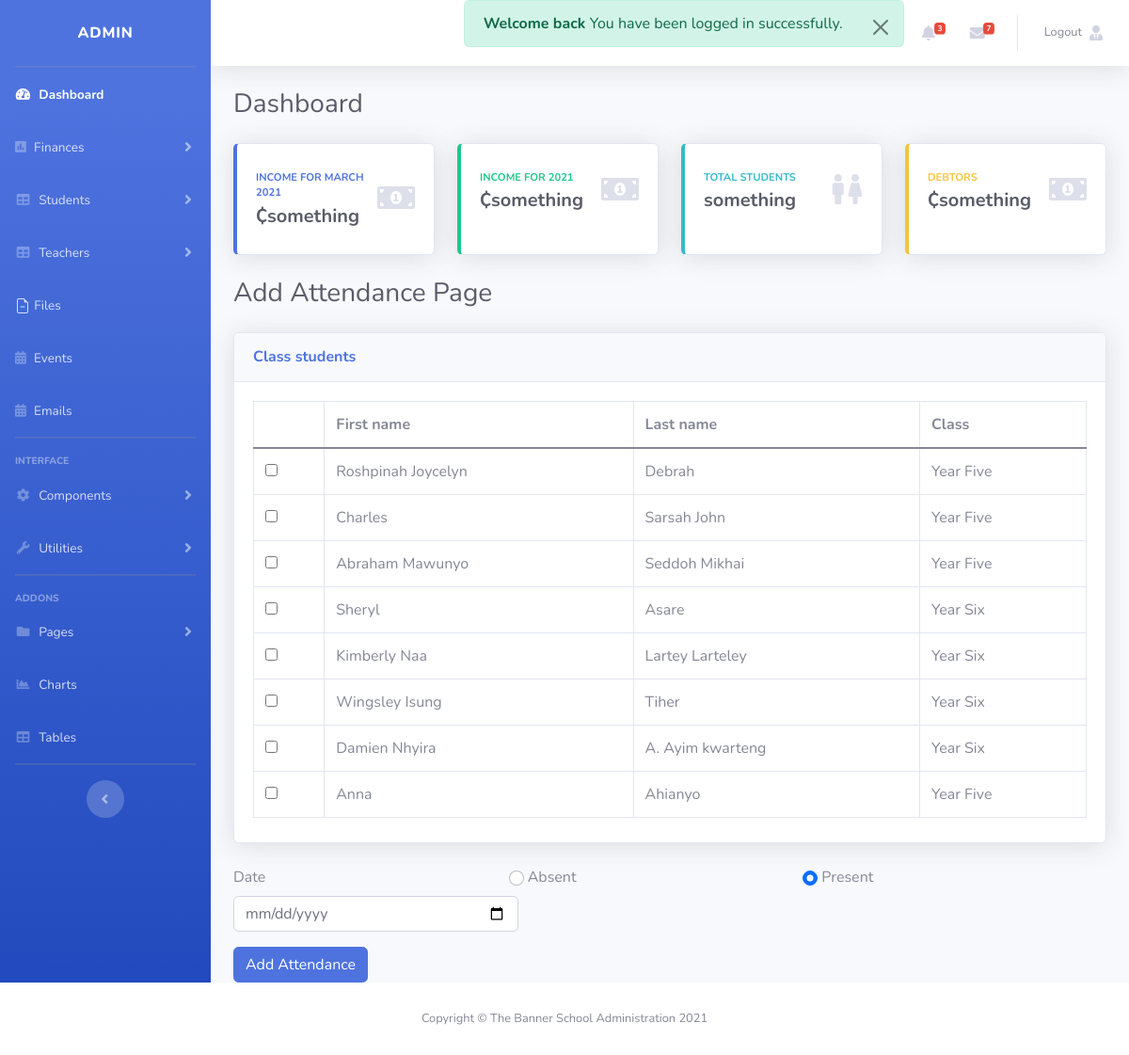
Screenshot of /home/dashboard_teacher.php (signed in) with the database file from the repository.
### tables this page shows
CREATE TABLE IF NOT EXISTS `student` (
  `student_id` int(11) NOT NULL AUTO_INCREMENT,
  `firstname` varchar(100) NOT NULL,
  `lastname` varchar(100) NOT NULL,
  `class_id` int(11) NOT NULL,
  `username` varchar(100) NOT NULL,
  `password` varchar(100) NOT NULL,
  `location` varchar(100) NOT NULL,
  `status` varchar(100) NOT NULL,
  `balance` int(11) NOT NULL,
  `stu_status` int(11) NOT NULL,
  `dob` date NOT NULL,
  `gender` varchar(100) NOT NULL,
  PRIMARY KEY (`student_id`)
);

CREATE TABLE IF NOT EXISTS `class` (
  `class_id` int(11) NOT NULL AUTO_INCREMENT,
  `class_name` varchar(100) NOT NULL,
  `teacher_id` int(11) NOT NULL,
  PRIMARY KEY (`class_id`)
);

### home/dashboard_teacher.php (the view, shortened to what this page needs)
<?php include 'header.php'?>
        <div class="container-fluid">
          <div class="d-sm-flex align-items-center justify-content-between mb-4">
            <h1 class="h3 mb-0 text-gray-800">Dashboard</h1>
          </div>
          <div class="row">
            <div class="col-xl-3 col-md-6 mb-4">
              <div class="card border-left-primary shadow h-100 py-2">
                <div class="card-body">
                  <div class="row no-gutters align-items-center">
                    <div class="col mr-2">
                      <div class="text-xs font-weight-bold text-primary text-uppercase mb-1">Income for <?php echo date('F Y'); ?></div>
                      <div class="h5 mb-0 font-weight-bold text-gray-800"><span>&#8373;</span>something</div>
                    </div>
                    <div class="col-auto">
                      <i class="fas fa-money-bill-alt fa-2x text-gray-300"></i>
                    </div>
                  </div>
                </div>
              </div>
            </div>
            <div class="col-xl-3 col-md-6 mb-4">
              <div class="card border-left-success shadow h-100 py-2">
                <div class="card-body">
                  <div class="row no-gutters align-items-center">
                    <div class="col mr-2">
                      <div class="text-xs font-weight-bold text-success text-uppercase mb-1">Income for <?php echo date('Y'); ?></div>
                      <div class="h5 mb-0 font-weight-bold text-gray-800"><span>&#8373;</span>something</div>
                    </div>
                    <div class="col-auto">
                      <i class="fas fa-money-bill-alt fa-2x text-gray-300"></i>
                    </div>
                  </div>
                </div>
              </div>
            </div>
            <div class="col-xl-3 col-md-6 mb-4">
              <div class="card border-left-info shadow h-100 py-2">
                <div class="card-body">
                  <div class="row no-gutters align-items-center">
                    <div class="col mr-2">
                      <div class="text-xs font-weight-bold text-info text-uppercase mb-1">Total students</div>
                      <div class="row no-gutters align-items-center">
                        <div class="col-auto">
                          <div class="h5 mb-0 mr-3 font-weight-bold text-gray-800">something</div>
                        </div>
                      </div>
                    </div>
                    <div class="col-auto">
                    <i class="fas fa-male fa-2x text-gray-300"></i>
                      <i class="fas fa-female fa-2x text-gray-300"></i>                    </div>
                  </div>
                </div>
              </div>
            </div>
            <div class="col-xl-3 col-md-6 mb-4">
              <div class="card border-left-warning shadow h-100 py-2">
                <div class="card-body">
                  <div class="row no-gutters align-items-center">
                    <div class="col mr-2">
                      <div class="text-xs font-weight-bold text-warning text-uppercase mb-1">Debtors</div>
                      <div class="h5 mb-0 font-weight-bold text-gray-800"><span>&#8373;</span>something</div>
                    </div>
                    <div class="col-auto">
                      <i class="fas fa-money-bill-alt fa-2x text-gray-300"></i>
                    </div>
                  </div>
                </div>
              </div>
            </div>
          </div>
  <h1 class="h3 mb-4 text-gray-800">Add Attendance Page</h1>
<?php
$teacher_id = $_SESSION['id'];
?>
  <form method="POST">
  <div class="card shadow mb-4">
            <div class="card-header py-3">
              <h6 class="m-0 font-weight-bold text-primary">Class students</h6>
            </div>
            <div class="card-body">
              <div class="table-responsive">
                <table class="table table-bordered" id="dataTable" width="100%" cellspacing="0">
                  <thead>
                    <tr>
                      <th></th>
                      <th>First name</th>
                      <th>Last name</th>
                      <th>Class</th>
                    </tr>
                  </thead>
                  <tbody>
                  <?php
                  $teacher_student=mysql_query("SELECT * FROM student LEFT JOIN class ON student.class_id=class.class_id LEFT JOIN teacher ON class.teacher_id=teacher.teacher_id WHERE teacher.teacher_id='$teacher_id' ");
                  while($row=mysql_fetch_array($teacher_student)){
                   ?>
                    <tr>
                    <td>
                    <input class="" type="checkbox"  name="selector[]" type="checkbox" value="<?php echo $row['student_id']; ?>" aria-label="...">
                    </td>
                    <td><?php echo $row['firstname']; ?></td>
                    <td><?php echo $row['lastname']; ?></td>
                    <td><?php echo $row['class_name']; ?></td>
                  </tr>
                  <?php }
                  ?>
                  </tbody>
                </table>
              </div>
            </div>
          </div>
<div class="form-row">
<div class="form-group col-md-4">
<label for="date">Date</label>
<input type="date" class="form-control" name="date" id="date">
</div>
<div class="form-group col-md-4">
  <input class="form-check-input" type="radio" name="flexRadioDefault" id="flexRadioDefault1" value="0">
  <label class="form-check-label" for="flexRadioDefault1">
    Absent
  </label>
</div>
<div class="form-group col-md-4">
  <input class="form-check-input" type="radio" name="flexRadioDefault" id="flexRadioDefault2" value="1" checked>
  <label class="form-check-label" for="flexRadioDefault2">
   Present
  </label>
</div>
</div>
<button type="submit" class="btn btn-primary">Add Attendance</button>
</div>
</div>
</div>
</div>
<?php include 'footer.php'?>
</body>
</html>

### rows the page displays
student: firstname "Roshpinah Joycelyn", lastname "Debrah", class.class_name "Year Five"
student: firstname "Charles", lastname "Sarsah John", class.class_name "Year Five"
student: firstname "Abraham Mawunyo", lastname "Seddoh Mikhai", class.class_name "Year Five"
student: firstname "Sheryl", lastname "Asare", class.class_name "Year Six"
student: firstname "Kimberly Naa", lastname "Lartey Larteley", class.class_name "Year Six"
student: firstname "Wingsley Isung", lastname "Tiher", class.class_name "Year Six"
student: firstname "Damien Nhyira", lastname "A. Ayim kwarteng", class.class_name "Year Six"
student: firstname "Anna", lastname "Ahianyo", class.class_name "Year Five"

### other values shown
$user_name "ADMIN"
$_SESSION['message'] "Welcome back You have been logged in successfully."
$sum "3"
